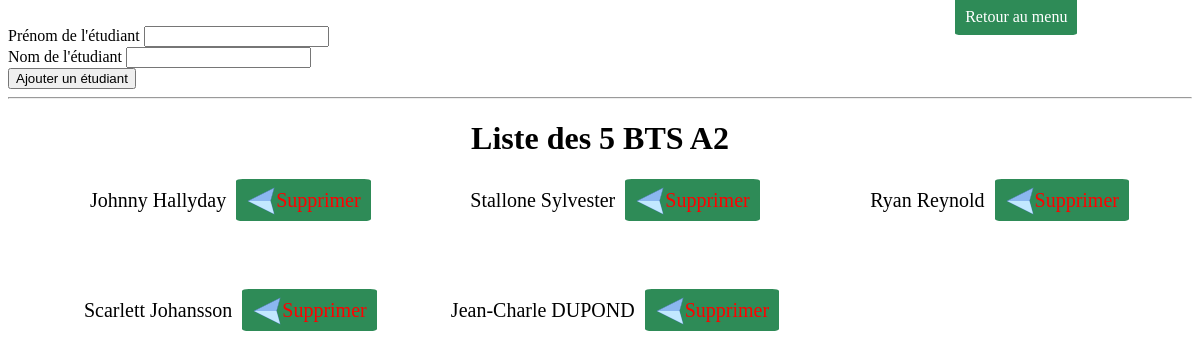
The app's page /TP3/etudiants.php?idpromo=4 with its own data.
### tables this page shows
CREATE TABLE IF NOT EXISTS `promotion` (
  `identifier` smallint(5) UNSIGNED NOT NULL AUTO_INCREMENT,
  `label` varchar(50) NOT NULL,
  PRIMARY KEY (`identifier`),
  UNIQUE KEY `identifier_UNIQUE` (`identifier`),
  UNIQUE KEY `label_UNIQUE` (`label`)
);

CREATE TABLE IF NOT EXISTS `etudiant` (
  `identifier` mediumint(8) UNSIGNED NOT NULL AUTO_INCREMENT,
  `name` varchar(45) NOT NULL,
  `firstName` varchar(45) NOT NULL,
  `promotion_identifier` smallint(5) UNSIGNED NOT NULL,
  PRIMARY KEY (`identifier`),
  UNIQUE KEY `idetudiant_UNIQUE` (`identifier`),
  KEY `fk_etudiant_promotion_idx` (`promotion_identifier`)
);

### TP3/etudiants.php (the view, shortened to what this page needs)
<?php
function AffichageEtudiants()
{
    $idpromo = $_GET['idpromo'];
        $db = new PDO('mysql:host=localhost;dbname=iia;charset=utf8', 'root');
        $etudiants = $db->prepare('SELECT * FROM etudiant WHERE promotion_identifier = :idpromo');
        $etudiants->execute([
            'idpromo' => $idpromo
        ]);
        $ListEtudiants = $etudiants->fetchall();
        $promo = $db->prepare('SELECT promotion.label FROM promotion WHERE identifier = :idpromo');
        $promo->execute([
            'idpromo' => $idpromo
        ]);
        $promotion = $promo->fetch();
        echo '<h1>Liste des '.$etudiants->rowCount().' '.$promotion[0].'</h1>';
        echo '<ul class="grid">';
        foreach($ListEtudiants as $etudiant)
        {
            echo '<li>'.$etudiant["firstName"].' '. $etudiant["name"].'<a class="red" href="RemoveEtudiant.php?idEtudiant='.$etudiant['identifier'].'"><img src="./images/arrow.png" alt="arrow-left"/>Supprimer</a></li>';
        }
        echo '</ul>';
}
require 'view-etudiants.php'
?>

### TP3/style.css (style rules this page uses)
li { list-style: none; margin-bottom: 5px; text-align: center; font-size: 20px; margin-bottom: 20px; }
ul.grid { display: grid; grid-template-columns: repeat(3, 1fr); grid-gap: 10px; grid-auto-rows: minmax(100px, auto); }
h1 { text-align: center; margin-bottom: 20px; }
a { text-decoration: none; color: white; background-color: seagreen; padding: 10px; border-radius: 5%; margin-right: 10px; margin-left: 10px; }
.red { color: red; }
img { transform: rotate(-90deg); position: relative; top: 9px; }

### records on screen
promotion: label "BTS A2"
etudiant: firstName "Johnny", name "Hallyday"
etudiant: firstName "Stallone", name "Sylvester"
etudiant: firstName "Ryan", name "Reynold"
etudiant: firstName "Scarlett", name "Johansson"
etudiant: firstName "Jean-Charle", name "DUPOND"

### other values on screen
$etudiants->rowCount() "5"
